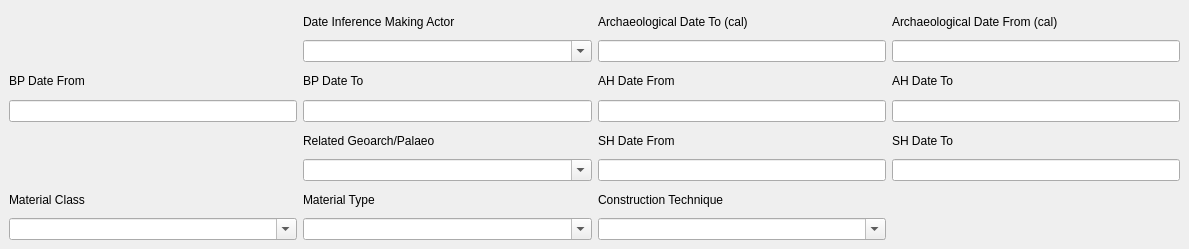
         <widget class="QWidget" name="tab_6">
          <attribute name="title">
           <string>Archaeological Assessment/2</string>
          </attribute>
          <widget class="QWidget" name="layoutWidget">
           <property name="geometry">
            <rect>
             <x>9</x>
             <y>9</y>
             <width>1171</width>
             <height>231</height>
            </rect>
           </property>
           <layout class="QGridLayout" name="gridLayout_15">
            <item row="7" column="2">
             <widget class="QComboBox" name="comboBox_contruction_tech">
              <property name="editable">
               <bool>true</bool>
              </property>
             </widget>
            </item>
            <item row="2" column="3">
             <widget class="QLabel" name="label_44">
              <property name="text">
               <string>AH Date To</string>
              </property>
             </widget>
            </item>
            <item row="6" column="2">
             <widget class="QLabel" name="label_49">
              <property name="text">
               <string>Construction Technique</string>
              </property>
             </widget>
            </item>
            <item row="2" column="2">
             <widget class="QLabel" name="label_39">
              <property name="text">
               <string>AH Date From</string>
              </property>
             </widget>
            </item>
            <item row="4" column="2">
             <widget class="QLabel" name="label_45">
              <property name="text">
               <string>SH Date From</string>
              </property>
             </widget>
            </item>
            <item row="0" column="2">
             <widget class="QLabel" name="label_4">
              <property name="text">
               <string>Archaeological Date To (cal)</string>
              </property>
             </widget>
            </item>
            <item row="5" column="1">
             <widget class="QComboBox" name="comboBox_related_geoarch">
              <property name="editable">
               <bool>true</bool>
              </property>
             </widget>
            </item>
            <item row="4" column="1">
             <widget class="QLabel" name="label_50">
              <property name="text">
               <string>Related Geoarch/Palaeo</string>
              </property>
             </widget>
            </item>
            <item row="4" column="3">
             <widget class="QLabel" name="label_46">
              <property name="text">
               <string>SH Date To</string>
              </property>
             </widget>
            </item>
            <item row="6" column="0">
             <widget class="QLabel" name="label_40">
              <property name="text">
               <string>Material Class</string>
              </property>
             </widget>
            </item>
            <item row="1" column="1">
             <widget class="QComboBox" name="comboBox_date_inference">
              <property name="editable">
               <bool>true</bool>
              </property>
             </widget>
            </item>
            <item row="2" column="0">
             <widget class="QLabel" name="label_37">
              <property name="text">
               <string>BP Date From</string>
              </property>
             </widget>
            </item>
            <item row="7" column="0">
             <widget class="QComboBox" name="comboBox_material_class">
              <property name="editable">
               <bool>true</bool>
              </property>
              <item>
               <property name="text">
                <string/>
               </property>
              </item>
              <item>
               <property name="text">
                <string>Clay</string>
               </property>
              </item>
              <item>
               <property name="text">
                <string>Palm</string>
               </property>
              </item>
              <item>
               <property name="text">
                <string>Reed</string>
               </property>
              </item>
              <item>
               <property name="text">
                <string>Sediment</string>
               </property>
              </item>
              <item>
               <property name="text">
                <string>Slate</string>
               </property>
              </item>
              <item>
               <property name="text">
                <string>Stone</string>
               </property>
              </item>
              <item>
               <property name="text">
                <string>Straw</string>
               </property>
              </item>
              <item>
               <property name="text">
                <string>Wood</string>
               </property>
              </item>
              <item>
               <property name="text">
                <string>Mixed Raw Materials</string>
               </property>
              </item>
              <item>
               <property name="text">
                <string>Other</string>
               </property>
              </item>
              <item>
               <property name="text">
                <string>Unknow</string>
               </property>
              </item>
             </widget>
            </item>
            <item row="0" column="3">
             <widget class="QLabel" name="label_52">
              <property name="text">
               <string>Archaeological Date From (cal)</string>
              </property>
             </widget>
            </item>
            <item row="6" column="1">
             <widget class="QLabel" name="label_41">
              <property name="text">
               <string>Material Type</string>
              </property>
             </widget>
            </item>
            <item row="7" column="1">
             <widget class="QComboBox" name="comboBox_material_type">
              <property name="editable">
               <bool>true</bool>
              </property>
             </widget>
            </item>
            <item row="2" column="1">
             <widget class="QLabel" name="label_38">
              <property name="text">
               <string>BP Date To</string>
              </property>
             </widget>
            </item>
            <item row="0" column="1">
             <widget class="QLabel" name="label_53">
              <property name="text">
               <string>Date Inference Making Actor</string>
              </property>
             </widget>
            </item>
            <item row="3" column="0">
             <widget class="QLineEdit" name="mDateEdit_9"/>
            </item>
            <item row="3" column="1">
             <widget class="QLineEdit" name="mDateEdit_10"/>
            </item>
            <item row="3" column="2">
             <widget class="QLineEdit" name="mDateEdit_14"/>
            </item>
            <item row="3" column="3">
             <widget class="QLineEdit" name="mDateEdit_11"/>
            </item>
            <item row="5" column="2">
             <widget class="QLineEdit" name="mDateEdit_12"/>
            </item>
            <item row="5" column="3">
             <widget class="QLineEdit" name="mDateEdit_13"/>
            </item>
            <item row="1" column="2">
             <widget class="QLineEdit" name="lineEdit_arch_date_to"/>
            </item>
            <item row="1" column="3">
             <widget class="QLineEdit" name="lineEdit_arch_date"/>
            </item>
            <item row="4" column="0">
             <widget class="QLabel" name="label_47">
              <property name="text">
               <string/>
              </property>
             </widget>
            </item>
           </layout>
          </widget>
         </widget>
